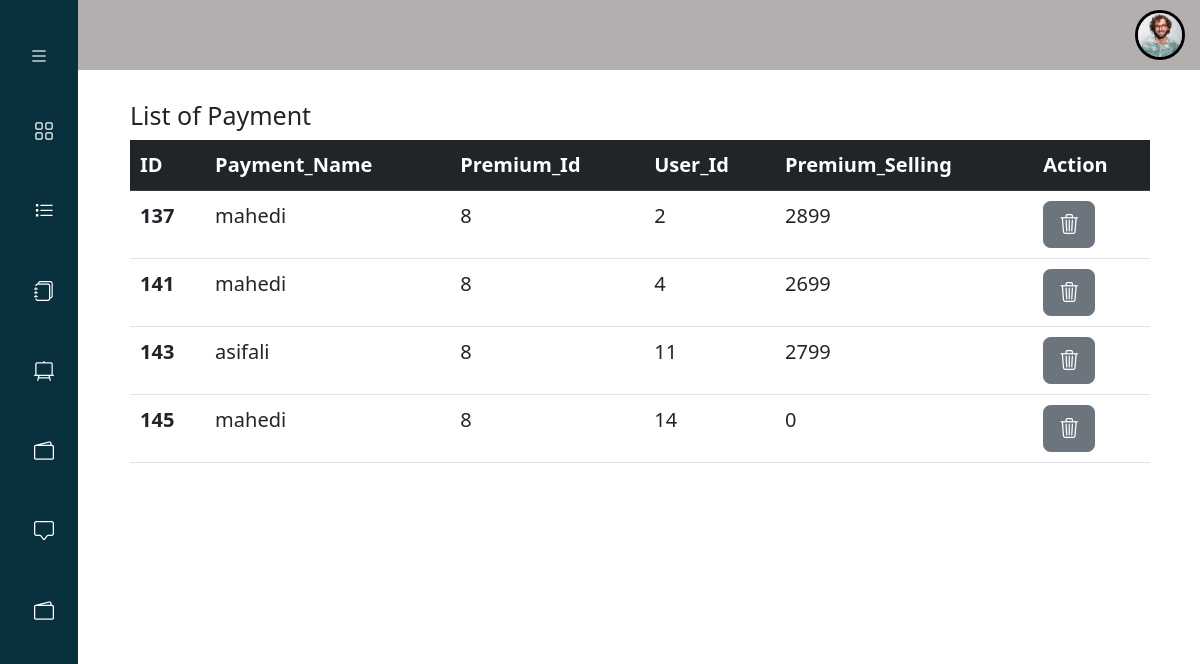
/Adimplan/payment.php (signed in), run on the app's committed database.
### tables this page shows
CREATE TABLE `signa` (
  `Id` int(25) NOT NULL,
  `First_Name` varchar(50) NOT NULL,
  `Last_Name` varchar(50) NOT NULL,
  `Email` varchar(50) NOT NULL,
  `btn_Password` varchar(50) NOT NULL,
  `DOB` varchar(50) NOT NULL,
  `Country` varchar(50) NOT NULL,
  `images` varchar(255) NOT NULL
);

CREATE TABLE `payment` (
  `Id` int(50) NOT NULL,
  `Payment_Name` varchar(100) NOT NULL,
  `Payment_Number` int(50) NOT NULL,
  `Premium_Id` int(50) NOT NULL,
  `Premium_Selling` int(50) NOT NULL,
  `User_Id` int(50) NOT NULL
);

### Adimplan/payment.php (the view, shortened to what this page needs)
<!doctype html>
<html lang="en">
<head>
  <link rel="stylesheet" href="../CSS/style.css">
  <link rel="stylesheet" href="../CSS/adim1.css">
  <link href="https://cdn.jsdelivr.net/npm/bootstrap@5.2.3/dist/css/bootstrap.min.css" rel="stylesheet">
  <link rel="stylesheet" href="https://cdn.jsdelivr.net/npm/bootstrap-icons@1.10.2/font/bootstrap-icons.css">
</head>
<body>
  <?php
  include 'navbaradmin.php';
  include 'siderbar.php';
  include '../database/database.php';
  ?>
  <section class="dis">
    <div class="table1">
      <h1 class="fs-5">List of Payment</h1>
      <?php
      $sql = "Select * from payment";
      $result = $conn->query($sql);
      if ($result->num_rows > 0) {
        $num = 0;
      ?>
        <table class="table">
          <thead class="table-dark">
            <tr>
              <th scope="col">ID</th>
              <th scope="col">Payment_Name</th>
              <th scope="col">Premium_Id</th>
              <th scope="col">User_Id</th>
              <th scope="col">Premium_Selling</th>
              <th scope="col">Action</th>
            </tr>
          </thead>
          <tbody>
            <?php while ($row = $result->fetch_assoc()) { $num++; ?>
              <tr>
                <th scope="row"><?php echo $row['Id']; ?></th>
                <td><?php echo $row['Payment_Name']; ?></td>
                <td><?php echo $row['Premium_Id']; ?></td>
                <td><?php echo $row['User_Id']; ?></td>
                <td><?php echo $row['Premium_Selling']; ?></td>
                <td>
                  <form action="" method="POST" class="d-inline">
                    <button type="submit" class="btn btn-secondary mr-3" name="delete" value="Delete">
                      <i class="bi bi-trash3"></i>
                    </button>
                  </form>
                </td>
              </tr>
            <?php } ?>
          </tbody>
        </table>
      <?php } else {
        echo "0 result ";
      }
      ?><br><br>
    </div>
  </section>
</body>
</html>

### Adimplan/navbaradmin.php (shortened to what this page needs)
<link href="../css/nav.css" rel="stylesheet">
<?php
    include '../database/database.php';
    $query = "SELECT * FROM signa WHERE Id ={$_SESSION['UserId']}";
    $result = $conn->query($query);
    if(mysqli_num_rows($result) >0 )
    {
      $fetch = mysqli_fetch_assoc($result);
    }
    ?>
<nav class="navbar navbar-expand-lg fixed-top" style="background-color: #b3afaf;">
  <div class="container-fluid">
    <ul class="navbar-nav ms-auto mb-2 mb-lg-0">
      <li class="nav-item" style="  display: flex;align-items: center;">
        <img style="border-radius: 50px;border: 3px solid black;" width="50" height="50" src="<?php echo '../loginandsign/';?><?php echo $fetch['images'] ?>" onclick="toggleMenu()">
      </li>
    </ul>
  </div>
</nav>

### CSS/style.css (style rules this page uses)
* { margin: 0; padding: 0; box-sizing: border-box; font-size: 20px; }
.container, .container-fluid, .container-sm, .container-md, .container-lg, .container-xl { width: 100%; padding-right: 15px; padding-left: 15px; margin-right: auto; margin-left: auto; }
.top .container, .container-fluid, .container-sm, .container-md, .container-lg, .container-xl { width: 100%; padding-right: 15px; padding-left: 15px; margin-right: auto; margin-left: auto; }

### CSS/adim1.css (style rules this page uses)
.dis { max-width: 100%; }
.dis .table1 { margin-top: 100px; margin-left: auto; margin-right: 50px; width: 75%; }
@media (max-width:1200px) { .dis .table1 { width: 85%; } }

### CSS/nav.css (style rules this page uses)
* { margin: 0; padding: 0; box-sizing: border-box; font-size: 20px; }
nav { background-color: rgb(8, 48, 61); color: white; }

### data on the page
signa: images (picture)
payment: Id "137", Payment_Name "mahedi", Premium_Id "8", User_Id "2", Premium_Selling "2899"
payment: Id "141", Payment_Name "mahedi", Premium_Id "8", User_Id "4", Premium_Selling "2699"
payment: Id "143", Payment_Name "asifali", Premium_Id "8", User_Id "11", Premium_Selling "2799"
payment: Id "145", Payment_Name "mahedi", Premium_Id "8", User_Id "14", Premium_Selling "0"
